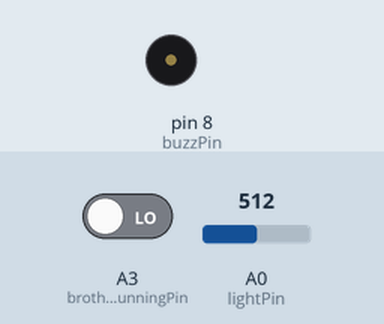
A sketch run on a simulated Arduino Uno, built with avr-gcc and run on an emulated ATmega328P. On the bench: buzzer (waves = sounding, pin HIGH). The test bench sets the inputs (shaded band); at power-on: A3 (brotherIsRunningPin) LOW, A0 (lightPin) = 512. What the sketch prints to the serial monitor is not drawn.

Above: at 1.2 s.
1.3 s: A3 (brotherIsRunningPin) driven HIGH
At 2.4 s:
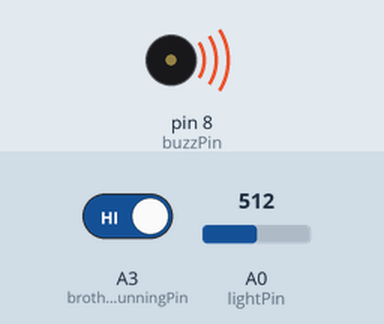
2.8 s: A0 (lightPin) set to 985
4.3 s: A0 (lightPin) set to 1018
At 4.8 s:
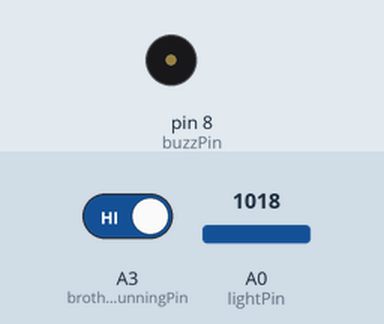
5.8 s: A0 (lightPin) set to 990
At 7.2 s:
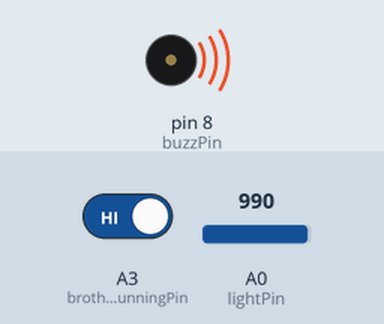
Timing chart, 0 to 8.3 s (numbered marks = the images above; inputs shaded):
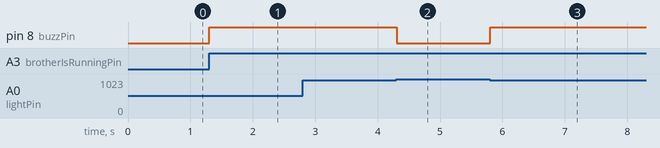

The sketch:

LightReceiver.ino
```cpp
int lightPin = A0;
int lightVal;
int buzzPin = 8;
int dt = 100;
int brotherIsRunningPin = A3;
int brotherVal;

void setup(){
    pinMode(lightPin, INPUT);
    pinMode(brotherIsRunningPin, INPUT);
    pinMode(buzzPin, OUTPUT);
    Serial.begin(115200);

}
void loop(){
    brotherVal = digitalRead(brotherIsRunningPin);
    lightVal = analogRead(lightPin);
    if(brotherVal == HIGH){
        if(lightVal<1000){
            digitalWrite(buzzPin, HIGH);
            Serial.print("1");
        }else{
            digitalWrite(buzzPin, LOW);
            Serial.print("0");
        }

    }
    delay(dt);

}
```

Measured:
- the behaviour switches between 999 and 1000 on A0 (lightPin) (found by bisection; images 1 and 2)
- after the input at 1.3 s, pin 8 (buzzPin): LOW → HIGH at once
- after the input at 2.8 s, every drawn part: stays the same
- after the input at 4.3 s, pin 8 (buzzPin): HIGH → LOW at once
- after the input at 5.8 s, pin 8 (buzzPin): LOW → HIGH at once
